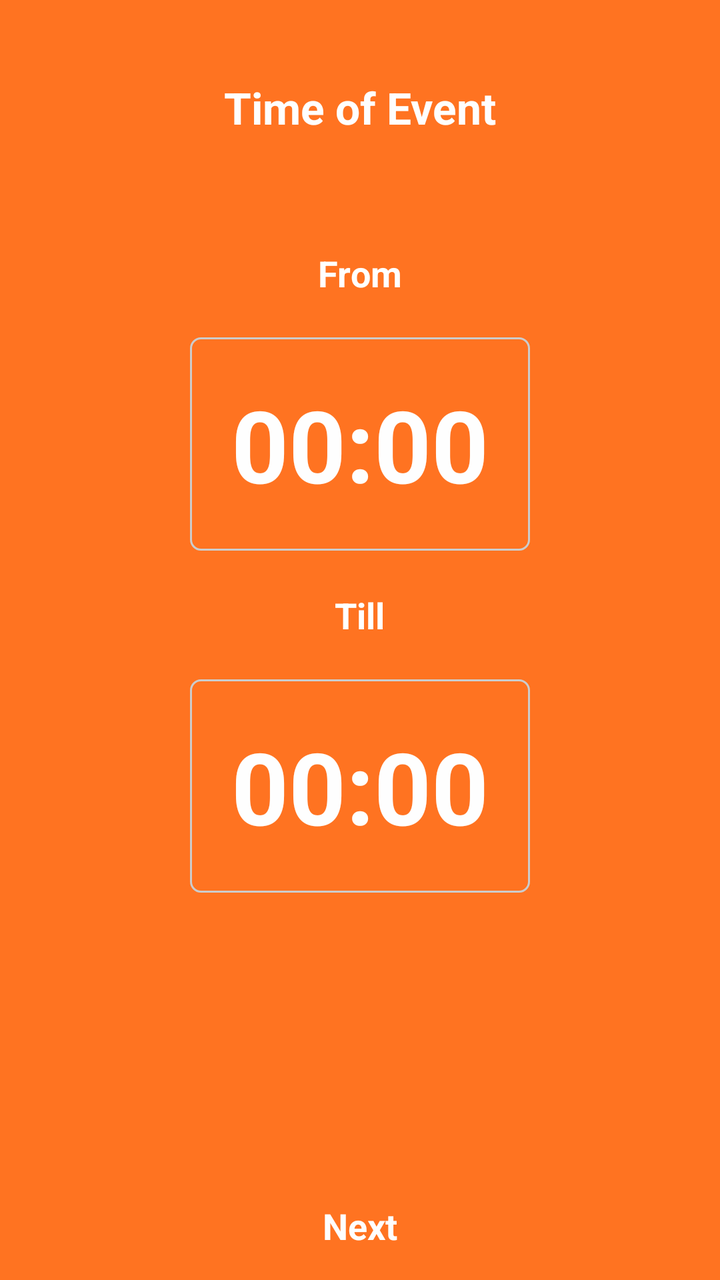
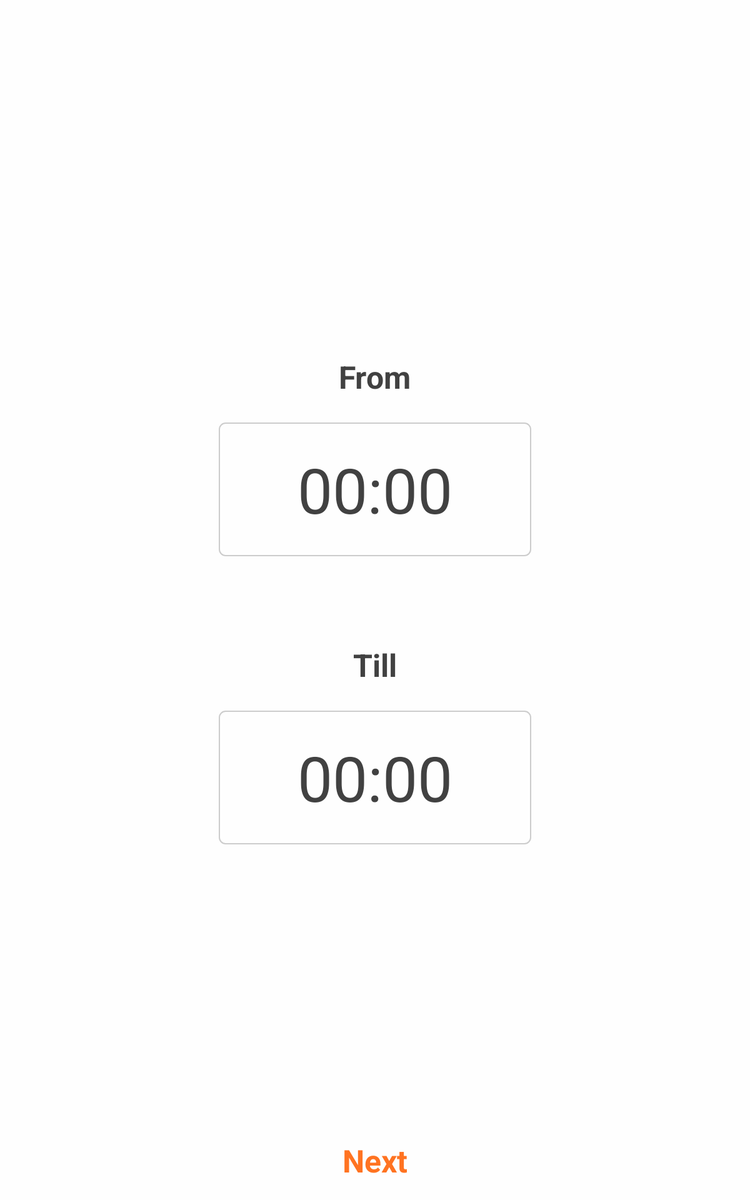

Two renders of one Android screen. The first uses the default layout on a phone; the second uses the alternative layout the repository ships for a different screen configuration, on a matching device. The two XML files are below.
<!-- AndroidManifest.xml: application theme AppTheme -->
<!-- res/layout/fragment_request_three.xml -->
<RelativeLayout xmlns:android="http://schemas.android.com/apk/res/android"
    xmlns:tools="http://schemas.android.com/tools" android:layout_width="match_parent"
    android:background="@color/colorPrimary"
    android:layout_height="match_parent" tools:context="com.sixmo.fragments.RequestThreeFragment"
    android:id="@+id/zzz">

    <TextView
        android:layout_width="wrap_content"
        android:layout_height="wrap_content"
        android:textAppearance="?android:attr/textAppearanceMedium"
        android:textColor="@color/white"
        android:text="@string/next"
        android:id="@+id/nextThree"
        android:layout_marginBottom="15dp"
        android:gravity="center"
        android:textStyle="bold"
        android:layout_alignParentBottom="true"
        android:layout_centerHorizontal="true" />

    <TextView
        android:layout_width="wrap_content"
        android:layout_height="wrap_content"
        android:textAppearance="?android:attr/textAppearanceLarge"
        android:text="@string/time_hint"
        android:textColor="@color/white"
        android:id="@+id/textView5"
        android:layout_alignParentTop="true"
        android:layout_centerHorizontal="true"
        android:layout_marginTop="39dp"
        android:textStyle="bold" />

    <TextView
        android:layout_width="wrap_content"
        android:layout_height="wrap_content"
        android:textAppearance="?android:attr/textAppearanceMedium"
        android:text="From"
        android:id="@+id/textView4"
        android:layout_below="@+id/textView5"
        android:layout_centerHorizontal="true"
        android:layout_marginTop="56dp"
        android:textColor="@android:color/white"
        android:textStyle="bold" />

    <TextView
        android:layout_width="wrap_content"
        android:layout_height="wrap_content"
        android:textAppearance="?android:attr/textAppearanceMedium"
        android:text="Till"
        android:id="@+id/textView6"
        android:layout_below="@+id/fromTime"
        android:layout_centerHorizontal="true"
        android:textColor="@android:color/white"
        android:textStyle="bold" />

    <TextView
        android:layout_width="170dp"
        android:layout_height="wrap_content"
        android:textAppearance="?android:attr/textAppearanceLarge"
        android:text="00:00"
        android:layout_marginTop="20dp"
        android:layout_marginBottom="20dp"
        android:gravity="center"
        android:id="@+id/fromTime"
        android:background="@drawable/time_background"
        android:padding="20dp"
        android:textStyle="bold"
        android:textColor="@color/white"
        android:textSize="50dp"
        android:layout_below="@+id/textView4"
        android:layout_alignLeft="@+id/tillTime"
        android:layout_alignStart="@+id/tillTime" />

    <TextView
        android:layout_width="170dp"
        android:layout_height="wrap_content"
        android:textAppearance="?android:attr/textAppearanceLarge"
        android:text="00:00"
        android:id="@+id/tillTime"
        android:layout_marginTop="20dp"
        android:gravity="center"
        android:background="@drawable/time_background"
        android:padding="20dp"
        android:textStyle="bold"
        android:textColor="@color/white"
        android:textSize="50dp"
        android:layout_below="@+id/textView6"
        android:layout_centerHorizontal="true" />

</RelativeLayout>
<!-- resources referenced by this layout -->
<resources>
  <color name="colorPrimary">#ff7321</color>
  <color name="white">#fefefe</color>
  <!-- drawable time_background (drawable) -->
  <?xml version="1.0" encoding="utf-8"?>
  <shape xmlns:android="http://schemas.android.com/apk/res/android"
      android:shape="rectangle" android:padding="5dp">
      <stroke android:color="#ccc" android:width="1dp"/>
      <corners android:radius="5dp"/>
  </shape>
  <string name="next">Next</string>
  <string name="time_hint">Time of Event</string>
  <style name="AppTheme" parent="Theme.AppCompat.Light.DarkActionBar">
          
          <item name="colorPrimary">@color/colorPrimary</item>
          <item name="colorPrimaryDark">@color/colorPrimaryDark</item>
          <item name="colorAccent">@color/colorAccent</item>
      </style>
  <color name="colorPrimaryDark">#de5200</color>
  <color name="colorAccent">#ff5e00</color>
</resources>
<!-- res/layout-large/fragment_request_three.xml (the author's variant of the layout above) -->
<!-- drawn on a 7-inch tablet held upright -->
<RelativeLayout xmlns:android="http://schemas.android.com/apk/res/android"
    xmlns:tools="http://schemas.android.com/tools" android:layout_width="match_parent"
    android:background="@color/white"
    android:paddingLeft="@dimen/activity_horizontal_margin"
    android:paddingRight="@dimen/activity_horizontal_margin"
    android:paddingTop="@dimen/activity_vertical_margin"
    android:paddingBottom="@dimen/activity_vertical_margin"
    android:layout_height="match_parent" tools:context="com.sixmo.fragments.RequestThreeFragment"
    android:id="@+id/zzz">
    <LinearLayout
        android:layout_width="match_parent"
        android:layout_height="wrap_content"
        android:gravity="center"
        android:orientation="vertical"
        android:layout_centerVertical="true"
        android:layout_alignParentLeft="true"
        android:layout_alignParentStart="true">

        <TextView
            android:layout_width="wrap_content"
            android:layout_height="wrap_content"
            android:textAppearance="?android:attr/textAppearanceMedium"
            android:text="From"
            android:id="@+id/textView4"
            android:layout_below="@+id/textView5"
            android:layout_centerHorizontal="true"
            android:textColor="@color/gray"
            android:textStyle="bold"
            android:textSize="25dp" />



        <TextView
            android:layout_width="250dp"
            android:layout_height="wrap_content"
            android:textAppearance="?android:attr/textAppearanceLarge"
            android:text="00:00"
            android:layout_marginTop="20dp"
            android:layout_marginBottom="20dp"
            android:gravity="center"
            android:id="@+id/fromTime"
            android:background="@drawable/time_background"
            android:padding="20dp"
            android:textColor="@color/gray"
            android:textSize="50dp"
            android:layout_below="@+id/textView4"
            android:layout_alignLeft="@+id/tillTime"
            android:layout_alignStart="@+id/tillTime" />

        <TextView
            android:layout_width="wrap_content"
            android:layout_height="wrap_content"
            android:textAppearance="?android:attr/textAppearanceMedium"
            android:text="Till"
            android:id="@+id/textView6"
            android:layout_below="@+id/fromTime"
            android:layout_centerHorizontal="true"
            android:textColor="@color/gray"
            android:textStyle="bold"
            android:textSize="25dp"
            android:layout_marginTop="50dp" />

        <TextView
            android:layout_width="250dp"
            android:layout_height="wrap_content"
            android:textAppearance="?android:attr/textAppearanceLarge"
            android:text="00:00"
            android:id="@+id/tillTime"
            android:layout_marginTop="20dp"
            android:gravity="center"
            android:background="@drawable/time_background"
            android:padding="20dp"
            android:textColor="@color/gray"
            android:textSize="50dp"
            android:layout_below="@+id/textView6"
            android:layout_centerHorizontal="true" />


    </LinearLayout>
    <TextView
        android:layout_width="match_parent"
        android:layout_height="wrap_content"
        android:textAppearance="?android:attr/textAppearanceMedium"
        android:textColor="@color/colorPrimary"
        android:text="@string/next"
        android:id="@+id/nextThree"
        android:layout_marginBottom="15dp"
        android:gravity="center"
        android:textStyle="bold"
        android:layout_alignParentBottom="true"
        android:layout_centerHorizontal="true"
        android:textSize="25dp" />

</RelativeLayout>
<!-- resources referenced by the variant -->
<!-- as a 7-inch tablet held upright resolves them -->
<resources>
  <color name="colorPrimary">#ff7321</color>
  <color name="gray">#414141</color>
  <color name="white">#fefefe</color>
  <!-- drawable time_background (drawable) -->
  <?xml version="1.0" encoding="utf-8"?>
  <shape xmlns:android="http://schemas.android.com/apk/res/android"
      android:shape="rectangle" android:padding="5dp">
      <stroke android:color="#ccc" android:width="1dp"/>
      <corners android:radius="5dp"/>
  </shape>
  <string name="next">Next</string>
  <style name="AppTheme" parent="Theme.AppCompat.Light.DarkActionBar">
          
          <item name="colorPrimary">@color/colorPrimary</item>
          <item name="colorPrimaryDark">@color/colorPrimaryDark</item>
          <item name="colorAccent">@color/colorAccent</item>
      </style>
  <color name="colorPrimaryDark">#de5200</color>
  <color name="colorAccent">#ff5e00</color>
</resources>
